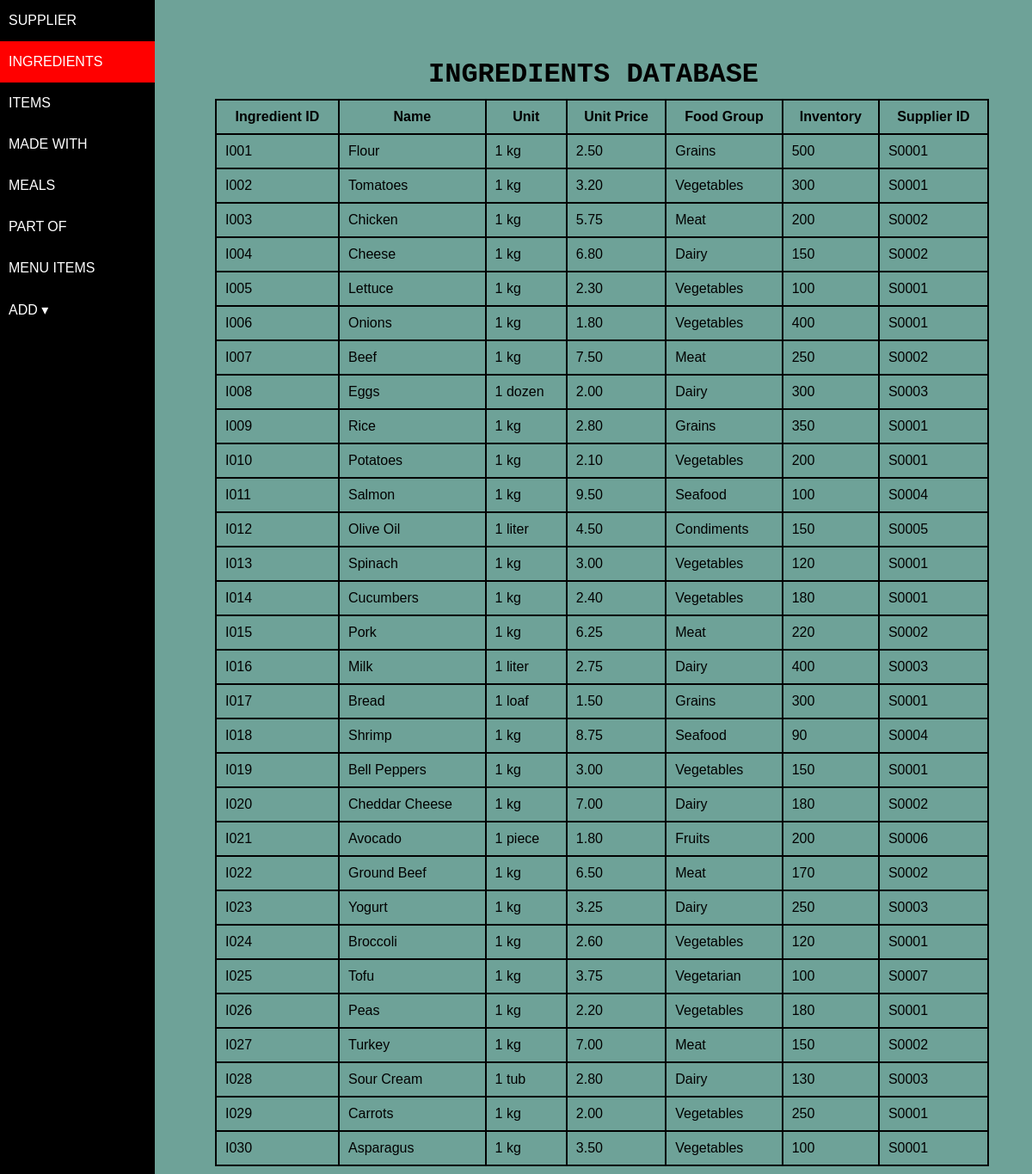
The app's page /db_ingredients.php with its own data.
### tables this page shows
CREATE TABLE `ingredients` (
  `ingredientid` char(5) NOT NULL,
  `name` varchar(30) NOT NULL,
  `unit` char(10) NOT NULL,
  `unitprice` decimal(5,2) NOT NULL,
  `foodgroup` char(15) NOT NULL,
  `inventory` int(11) NOT NULL,
  `supplierid FK` char(5) NOT NULL
);

### db_ingredients.php (the view, shortened to what this page needs)
<?php
include 'connection.php';
include 'navbar.php';
?>
<!DOCTYPE html>
<html lang="en">
<head>
    <link rel="stylesheet" href="tbl/css/table.css">
    <link rel="stylesheet" href="navbar.css">
</head>
<body>
    <div class="table">
    <h1>INGREDIENTS DATABASE</h1>
    <table>
        <thead>
            <tr>
                <th>Ingredient ID</th>
                <th>Name</th>
                <th>Unit</th>
                <th>Unit Price</th>
                <th>Food Group</th>
                <th>Inventory</th>
                <th>Supplier ID</th>
            </tr>
        </thead>
        <tbody id="table-data">
                        <?php
                        $sql1 = mysqli_query($conn, "SELECT * FROM ingredients");
                        while ($row = $sql1->fetch_assoc()) {
                            echo '
                                <tr>
                                    <td>' . $row['ingredientid'] . '</td>
                                    <td>' . $row['name'] . '</td>
                                    <td>' . $row['unit'] . '</td>
                                    <td>' . $row['unitprice'] . '</td>
                                    <td>' . $row['foodgroup'] . '</td>
                                    <td>' . $row['inventory'] . '</td>
                                    <td>' . $row['supplierid FK'] . '</td>
                                </tr>';
                        }
                        ?>
                    </tbody>
    </table>
    </div>
</body>
</html>

### navbar.css (style rules this page uses)
* { padding: 0; margin: 0; font-family: Arial, Helvetica, sans-serif; }

### tbl/css/table.css (style rules this page uses)
body { background-color: #257464a9; }
.table { position: absolute; top: 5%; left: 20%; width: 75%; }
h1 { text-align: center; }
table, th, td { margin: 10px; border: 2px solid black; }
th, td { padding: 10px; }
table { border-collapse: collapse; width: 100%; }
h1 { font-family: 'Courier New', Courier, monospace; }

### records on screen
ingredients: ingredientid "I001", name "Flour", unit "1 kg", unitprice "2.50", foodgroup "Grains", inventory "500", supplierid FK "S0001"
ingredients: ingredientid "I002", name "Tomatoes", unit "1 kg", unitprice "3.20", foodgroup "Vegetables", inventory "300", supplierid FK "S0001"
ingredients: ingredientid "I003", name "Chicken", unit "1 kg", unitprice "5.75", foodgroup "Meat", inventory "200", supplierid FK "S0002"
ingredients: ingredientid "I004", name "Cheese", unit "1 kg", unitprice "6.80", foodgroup "Dairy", inventory "150", supplierid FK "S0002"
ingredients: ingredientid "I005", name "Lettuce", unit "1 kg", unitprice "2.30", foodgroup "Vegetables", inventory "100", supplierid FK "S0001"
ingredients: ingredientid "I006", name "Onions", unit "1 kg", unitprice "1.80", foodgroup "Vegetables", inventory "400", supplierid FK "S0001"
ingredients: ingredientid "I007", name "Beef", unit "1 kg", unitprice "7.50", foodgroup "Meat", inventory "250", supplierid FK "S0002"
ingredients: ingredientid "I008", name "Eggs", unit "1 dozen", unitprice "2.00", foodgroup "Dairy", inventory "300", supplierid FK "S0003"
ingredients: ingredientid "I009", name "Rice", unit "1 kg", unitprice "2.80", foodgroup "Grains", inventory "350", supplierid FK "S0001"
ingredients: ingredientid "I010", name "Potatoes", unit "1 kg", unitprice "2.10", foodgroup "Vegetables", inventory "200", supplierid FK "S0001"
ingredients: ingredientid "I011", name "Salmon", unit "1 kg", unitprice "9.50", foodgroup "Seafood", inventory "100", supplierid FK "S0004"
ingredients: ingredientid "I012", name "Olive Oil", unit "1 liter", unitprice "4.50", foodgroup "Condiments", inventory "150", supplierid FK "S0005"
ingredients: ingredientid "I013", name "Spinach", unit "1 kg", unitprice "3.00", foodgroup "Vegetables", inventory "120", supplierid FK "S0001"
ingredients: ingredientid "I014", name "Cucumbers", unit "1 kg", unitprice "2.40", foodgroup "Vegetables", inventory "180", supplierid FK "S0001"
ingredients: ingredientid "I015", name "Pork", unit "1 kg", unitprice "6.25", foodgroup "Meat", inventory "220", supplierid FK "S0002"
ingredients: ingredientid "I016", name "Milk", unit "1 liter", unitprice "2.75", foodgroup "Dairy", inventory "400", supplierid FK "S0003"
ingredients: ingredientid "I017", name "Bread", unit "1 loaf", unitprice "1.50", foodgroup "Grains", inventory "300", supplierid FK "S0001"
ingredients: ingredientid "I018", name "Shrimp", unit "1 kg", unitprice "8.75", foodgroup "Seafood", inventory "90", supplierid FK "S0004"
ingredients: ingredientid "I019", name "Bell Peppers", unit "1 kg", unitprice "3.00", foodgroup "Vegetables", inventory "150", supplierid FK "S0001"
ingredients: ingredientid "I020", name "Cheddar Cheese", unit "1 kg", unitprice "7.00", foodgroup "Dairy", inventory "180", supplierid FK "S0002"
ingredients: ingredientid "I021", name "Avocado", unit "1 piece", unitprice "1.80", foodgroup "Fruits", inventory "200", supplierid FK "S0006"
ingredients: ingredientid "I022", name "Ground Beef", unit "1 kg", unitprice "6.50", foodgroup "Meat", inventory "170", supplierid FK "S0002"
ingredients: ingredientid "I023", name "Yogurt", unit "1 kg", unitprice "3.25", foodgroup "Dairy", inventory "250", supplierid FK "S0003"
ingredients: ingredientid "I024", name "Broccoli", unit "1 kg", unitprice "2.60", foodgroup "Vegetables", inventory "120", supplierid FK "S0001"
ingredients: ingredientid "I025", name "Tofu", unit "1 kg", unitprice "3.75", foodgroup "Vegetarian", inventory "100", supplierid FK "S0007"
ingredients: ingredientid "I026", name "Peas", unit "1 kg", unitprice "2.20", foodgroup "Vegetables", inventory "180", supplierid FK "S0001"
ingredients: ingredientid "I027", name "Turkey", unit "1 kg", unitprice "7.00", foodgroup "Meat", inventory "150", supplierid FK "S0002"
ingredients: ingredientid "I028", name "Sour Cream", unit "1 tub", unitprice "2.80", foodgroup "Dairy", inventory "130", supplierid FK "S0003"
ingredients: ingredientid "I029", name "Carrots", unit "1 kg", unitprice "2.00", foodgroup "Vegetables", inventory "250", supplierid FK "S0001"
ingredients: ingredientid "I030", name "Asparagus", unit "1 kg", unitprice "3.50", foodgroup "Vegetables", inventory "100", supplierid FK "S0001"
